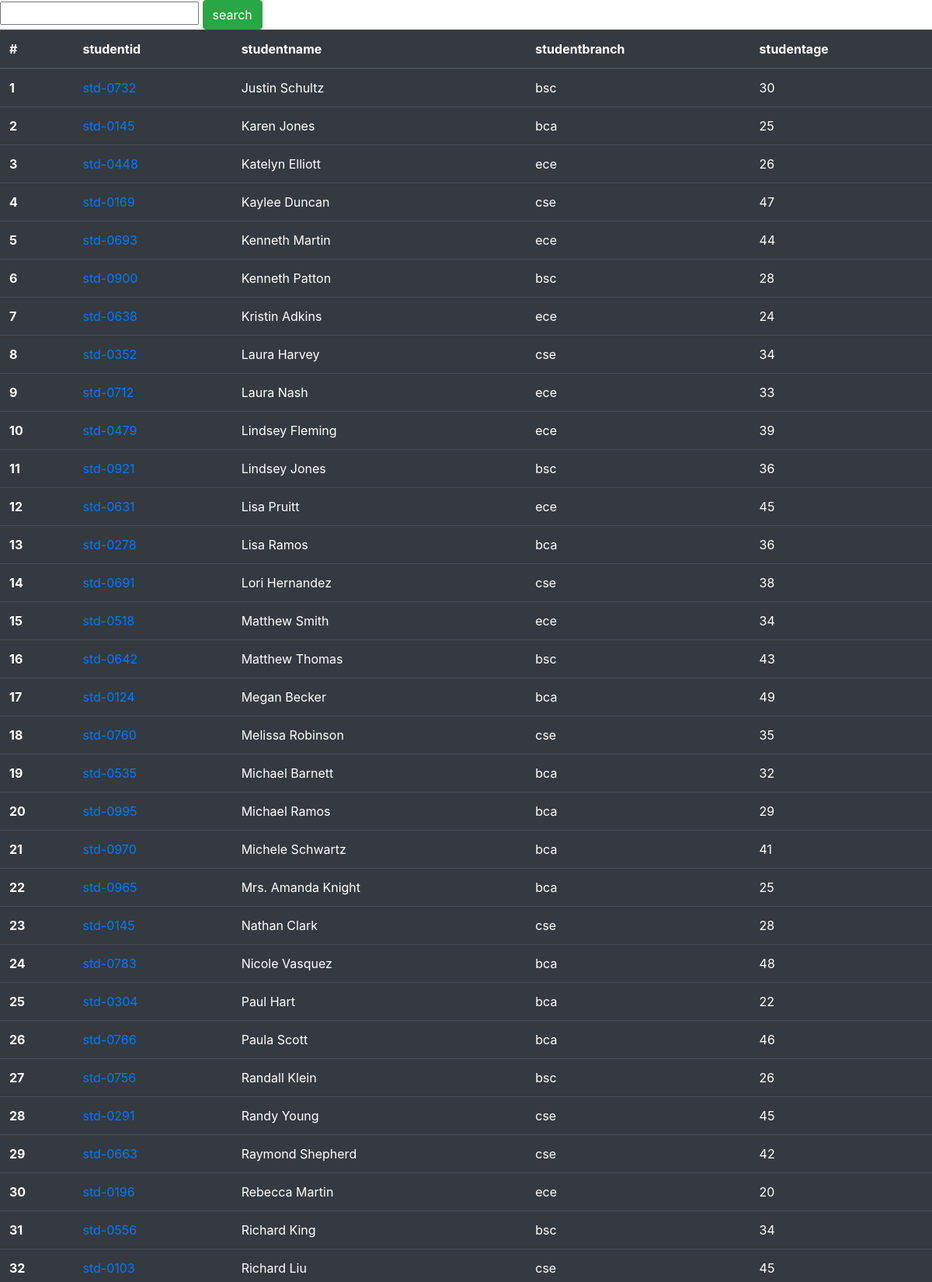
Screenshot of /studentpage/?page=2 (upper part) with the database file from the repository.
### app1/models.py (models this page shows, shortened)
class student(models.Model):
    student_name=models.CharField(max_length=150)
    student_age=models.IntegerField()
    student_branch=models.ForeignKey(department,related_name="depart",on_delete=models.CASCADE)
    student_id=models.OneToOneField(studentid,related_name="studentid",on_delete=models.CASCADE)
    class Meta:
        ordering=['student_name']
        verbose_name='student'

class studentid(models.Model):
    student_id=models.CharField(max_length=100)
    def __str__(self) -> str:
        return self.student_id

class department(models.Model):
    studentbranch=models.CharField(max_length=150)
    def __str__(self) -> str:
        return self.studentbranch
    class Meta:
        ordering=['studentbranch']

### app1/views.py (the view)
# urls.py: path('studentpage/',views.get_studets,name="student_page"),
def get_studets(request):
    queryset=student.objects.all()
    rank=student.objects.annotate(marks=Sum('studentmarks__marks')).order_by('-marks')
    for i in rank:
       pass
    if request.GET.get('search'):
        search=request.GET.get('search')
        queryset=student.objects.filter(
            Q(student_name__icontains = search))
    paginator = Paginator(queryset, 50)  # Show 25 contacts per page.
    page_number = request.GET.get("page",1)
    page_obj = paginator.get_page(page_number)
    return render(request,"studentinfo.html",{'queryset':page_obj})

### app1/template/studentinfo.html (shortened to what this page needs)
<!DOCTYPE html>
<html lang="en">
<head>
    <link rel="stylesheet" href="https://cdn.jsdelivr.net/npm/bootstrap@4.3.1/dist/css/bootstrap.min.css"
 />
</head>
<body>
  <form action="">
  <div class="row">
    <div class="col-md-5">
      <input type="form-control" name="search">
      <button type="" class="btn btn-success">search</button>
    </div>
  </div>
  </form>
  <table class="table table-dark">
    <thead>
      <tr>
        <th scope="col">#</th>
        <th scope="col">studentid</th>
        <th scope="col">studentname</th>
        <th scope="col">studentbranch</th>
        <th scope="col">studentage</th>
      </tr>
    </thead>
    <tbody>
      {% for l in queryset%}
      <tr>
        <th scope="row">{{forloop.counter}}</th>
        <td><a href="/studentpage/{{l.student_id}}">{{l.student_id}}
            </a>
        </td>
        <td>{{l.student_name}}</td>
        <td>{{l.student_branch}}</td>
        <td>{{l.student_age}}</td>
      </tr>
      {%endfor%}
    </tbody>
    </table>
</body>
</html>

### rows the page displays
student: student_id "std-0732", student_name "Justin Schultz", student_branch "bsc", student_age "30"
student: student_id "std-0145", student_name "Karen Jones", student_branch "bca", student_age "25"
student: student_id "std-0448", student_name "Katelyn Elliott", student_branch "ece", student_age "26"
student: student_id "std-0169", student_name "Kaylee Duncan", student_branch "cse", student_age "47"
student: student_id "std-0693", student_name "Kenneth Martin", student_branch "ece", student_age "44"
student: student_id "std-0900", student_name "Kenneth Patton", student_branch "bsc", student_age "28"
student: student_id "std-0638", student_name "Kristin Adkins", student_branch "ece", student_age "24"
student: student_id "std-0352", student_name "Laura Harvey", student_branch "cse", student_age "34"
student: student_id "std-0712", student_name "Laura Nash", student_branch "ece", student_age "33"
student: student_id "std-0479", student_name "Lindsey Fleming", student_branch "ece", student_age "39"
student: student_id "std-0921", student_name "Lindsey Jones", student_branch "bsc", student_age "36"
student: student_id "std-0631", student_name "Lisa Pruitt", student_branch "ece", student_age "45"
student: student_id "std-0278", student_name "Lisa Ramos", student_branch "bca", student_age "36"
student: student_id "std-0691", student_name "Lori Hernandez", student_branch "cse", student_age "38"
student: student_id "std-0518", student_name "Matthew Smith", student_branch "ece", student_age "34"
student: student_id "std-0642", student_name "Matthew Thomas", student_branch "bsc", student_age "43"
student: student_id "std-0124", student_name "Megan Becker", student_branch "bca", student_age "49"
student: student_id "std-0760", student_name "Melissa Robinson", student_branch "cse", student_age "35"
student: student_id "std-0535", student_name "Michael Barnett", student_branch "bca", student_age "32"
student: student_id "std-0995", student_name "Michael Ramos", student_branch "bca", student_age "29"
student: student_id "std-0970", student_name "Michele Schwartz", student_branch "bca", student_age "41"
student: student_id "std-0965", student_name "Mrs. Amanda Knight", student_branch "bca", student_age "25"
student: student_id "std-0145", student_name "Nathan Clark", student_branch "cse", student_age "28"
student: student_id "std-0783", student_name "Nicole Vasquez", student_branch "bca", student_age "48"
student: student_id "std-0304", student_name "Paul Hart", student_branch "bca", student_age "22"
student: student_id "std-0766", student_name "Paula Scott", student_branch "bca", student_age "46"
student: student_id "std-0756", student_name "Randall Klein", student_branch "bsc", student_age "26"
student: student_id "std-0291", student_name "Randy Young", student_branch "cse", student_age "45"
student: student_id "std-0663", student_name "Raymond Shepherd", student_branch "cse", student_age "42"
student: student_id "std-0196", student_name "Rebecca Martin", student_branch "ece", student_age "20"
student: student_id "std-0556", student_name "Richard King", student_branch "bsc", student_age "34"
student: student_id "std-0103", student_name "Richard Liu", student_branch "cse", student_age "45"
